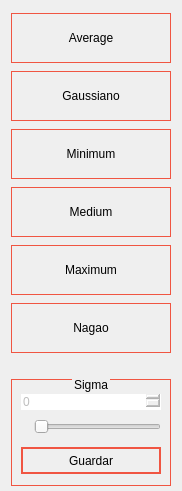
            <widget class="QWidget" name="page">
             <property name="geometry">
              <rect>
               <x>0</x>
               <y>0</y>
               <width>182</width>
               <height>491</height>
              </rect>
             </property>
             <attribute name="label">
              <string>Low pass</string>
             </attribute>
             <layout class="QVBoxLayout" name="verticalLayout_10">
              <item>
               <widget class="QPushButton" name="btnAverage">
                <property name="maximumSize">
                 <size>
                  <width>16777215</width>
                  <height>50</height>
                 </size>
                </property>
                <property name="cursor">
                 <cursorShape>PointingHandCursor</cursorShape>
                </property>
                <property name="styleSheet">
                 <string notr="true">QPushButton
{
border: 1px solid #F05542;
}
QPushButton:hover:!pressed
{
  border: 1px solid #F6863A;
}
</string>
                </property>
                <property name="text">
                 <string>Average</string>
                </property>
                <property name="icon">
                 <iconset>
                  <normalon>:/img/average.ico</normalon>
                 </iconset>
                </property>
                <property name="iconSize">
                 <size>
                  <width>35</width>
                  <height>35</height>
                 </size>
                </property>
                <property name="default">
                 <bool>false</bool>
                </property>
                <property name="flat">
                 <bool>true</bool>
                </property>
               </widget>
              </item>
              <item>
               <widget class="QPushButton" name="btnGaussiano">
                <property name="minimumSize">
                 <size>
                  <width>0</width>
                  <height>50</height>
                 </size>
                </property>
                <property name="cursor">
                 <cursorShape>PointingHandCursor</cursorShape>
                </property>
                <property name="styleSheet">
                 <string notr="true">QPushButton
{
border: 1px solid #F05542;
}
QPushButton:hover:!pressed
{
  border: 1px solid #F6863A;
}
</string>
                </property>
                <property name="text">
                 <string>Gaussiano</string>
                </property>
                <property name="icon">
                 <iconset resource="resources.qrc">
                  <normaloff>:/img/gauss.ico</normaloff>:/img/gauss.ico</iconset>
                </property>
                <property name="iconSize">
                 <size>
                  <width>35</width>
                  <height>35</height>
                 </size>
                </property>
               </widget>
              </item>
              <item>
               <widget class="QPushButton" name="btnMinimum">
                <property name="minimumSize">
                 <size>
                  <width>0</width>
                  <height>50</height>
                 </size>
                </property>
                <property name="cursor">
                 <cursorShape>PointingHandCursor</cursorShape>
                </property>
                <property name="styleSheet">
                 <string notr="true">QPushButton
{
border: 1px solid #F05542;
}
QPushButton:hover:!pressed
{
  border: 1px solid #F6863A;
}
</string>
                </property>
                <property name="text">
                 <string>Minimum</string>
                </property>
                <property name="icon">
                 <iconset resource="resources.qrc">
                  <normaloff>:/img/minimum.ico</normaloff>:/img/minimum.ico</iconset>
                </property>
                <property name="iconSize">
                 <size>
                  <width>35</width>
                  <height>35</height>
                 </size>
                </property>
               </widget>
              </item>
              <item>
               <widget class="QPushButton" name="btnMedium">
                <property name="minimumSize">
                 <size>
                  <width>0</width>
                  <height>50</height>
                 </size>
                </property>
                <property name="cursor">
                 <cursorShape>PointingHandCursor</cursorShape>
                </property>
                <property name="styleSheet">
                 <string notr="true">QPushButton
{
border: 1px solid #F05542;
}
QPushButton:hover:!pressed
{
  border: 1px solid #F6863A;
}
</string>
                </property>
                <property name="text">
                 <string>Medium</string>
                </property>
                <property name="icon">
                 <iconset resource="resources.qrc">
                  <normaloff>:/img/medium_rain-128.ico</normaloff>:/img/medium_rain-128.ico</iconset>
                </property>
                <property name="iconSize">
                 <size>
                  <width>35</width>
                  <height>35</height>
                 </size>
                </property>
               </widget>
              </item>
              <item>
               <widget class="QPushButton" name="btnMaximum">
                <property name="minimumSize">
                 <size>
                  <width>0</width>
                  <height>50</height>
                 </size>
                </property>
                <property name="cursor">
                 <cursorShape>PointingHandCursor</cursorShape>
                </property>
                <property name="styleSheet">
                 <string notr="true">QPushButton
{
border: 1px solid #F05542;
}
QPushButton:hover:!pressed
{
  border: 1px solid #F6863A;
}
</string>
                </property>
                <property name="text">
                 <string>Maximum</string>
                </property>
                <property name="icon">
                 <iconset resource="resources.qrc">
                  <normaloff>:/img/max.ico</normaloff>:/img/max.ico</iconset>
                </property>
                <property name="iconSize">
                 <size>
                  <width>35</width>
                  <height>35</height>
                 </size>
                </property>
               </widget>
              </item>
              <item>
               <widget class="QPushButton" name="btnNagao">
                <property name="minimumSize">
                 <size>
                  <width>0</width>
                  <height>50</height>
                 </size>
                </property>
                <property name="cursor">
                 <cursorShape>PointingHandCursor</cursorShape>
                </property>
                <property name="styleSheet">
                 <string notr="true">QPushButton
{
border: 1px solid #F05542;
}
QPushButton:hover:!pressed
{
  border: 1px solid #F6863A;
}
</string>
                </property>
                <property name="text">
                 <string>Nagao</string>
                </property>
                <property name="icon">
                 <iconset resource="resources.qrc">
                  <normaloff>:/img/nagao.ico</normaloff>:/img/nagao.ico</iconset>
                </property>
                <property name="iconSize">
                 <size>
                  <width>35</width>
                  <height>35</height>
                 </size>
                </property>
                <property name="autoDefault">
                 <bool>false</bool>
                </property>
                <property name="flat">
                 <bool>false</bool>
                </property>
               </widget>
              </item>
              <item>
               <widget class="QGroupBox" name="groupBox_3">
                <property name="minimumSize">
                 <size>
                  <width>0</width>
                  <height>110</height>
                 </size>
                </property>
                <property name="maximumSize">
                 <size>
                  <width>16777215</width>
                  <height>80</height>
                 </size>
                </property>
                <property name="contextMenuPolicy">
                 <enum>Qt::NoContextMenu</enum>
                </property>
                <property name="styleSheet">
                 <string notr="true">border: 1px solid #F05542;margin-top:3px</string>
                </property>
                <property name="title">
                 <string>Sigma</string>
                </property>
                <property name="alignment">
                 <set>Qt::AlignCenter</set>
                </property>
                <property name="flat">
                 <bool>false</bool>
                </property>
                <property name="checkable">
                 <bool>false</bool>
                </property>
                <layout class="QVBoxLayout" name="verticalLayout_16">
                 <item>
                  <widget class="QSpinBox" name="numberSigma">
                   <property name="enabled">
                    <bool>false</bool>
                   </property>
                   <property name="styleSheet">
                    <string notr="true">border:none;</string>
                   </property>
                   <property name="maximum">
                    <number>255</number>
                   </property>
                  </widget>
                 </item>
                 <item>
                  <layout class="QHBoxLayout" name="horizontalLayout_6">
                   <item>
                    <widget class="QLabel" name="label_4">
                     <property name="maximumSize">
                      <size>
                       <width>16</width>
                       <height>16</height>
                      </size>
                     </property>
                     <property name="styleSheet">
                      <string notr="true">border:none;</string>
                     </property>
                     <property name="text">
                      <string/>
                     </property>
                     <property name="textFormat">
                      <enum>Qt::PlainText</enum>
                     </property>
                     <property name="pixmap">
                      <pixmap resource="resources.qrc">:/img/sigma.ico</pixmap>
                     </property>
                     <property name="scaledContents">
                      <bool>true</bool>
                     </property>
                    </widget>
                   </item>
                   <item>
                    <widget class="QSlider" name="sliderSigma">
                     <property name="styleSheet">
                      <string notr="true">border:none;</string>
                     </property>
                     <property name="maximum">
                      <number>255</number>
                     </property>
                     <property name="orientation">
                      <enum>Qt::Horizontal</enum>
                     </property>
                    </widget>
                   </item>
                  </layout>
                 </item>
                 <item>
                  <widget class="QPushButton" name="btnSigma">
                   <property name="minimumSize">
                    <size>
                     <width>0</width>
                     <height>30</height>
                    </size>
                   </property>
                   <property name="cursor">
                    <cursorShape>PointingHandCursor</cursorShape>
                   </property>
                   <property name="styleSheet">
                    <string notr="true">QPushButton
{
border: 2px solid #F05542;
}
QPushButton:hover:!pressed
{
  border: 2px solid #F6863A;
}
</string>
                   </property>
                   <property name="text">
                    <string>Guardar</string>
                   </property>
                  </widget>
                 </item>
                </layout>
               </widget>
              </item>
             </layout>
            </widget>
